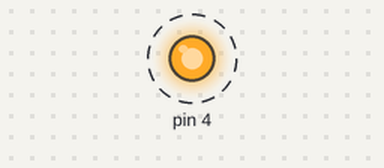
Recording of a sketch running on a simulated Arduino Uno, built with avr-gcc and run on an emulated ATmega328P. Parts: output pins drawn as LEDs (lit = HIGH). Dashed ring = blinking.

Above: at 0.15 s.
Timing chart, 0 to 3.0 s (numbered marks = the images above):
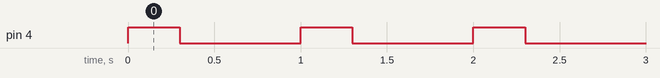

Measured:
- by itself, pin 4: alternates HIGH for 0.30 s and LOW for 0.70 s

The sketch:

arduino_laser.ino
```cpp
// Code for blinking a laser module using Arduino
// Author: Oyvind N. Dahl
// Website: https://www.build-electronic-circuits.com/

void setup() {
  pinMode(4, OUTPUT);
}

void loop() {
  digitalWrite(4, HIGH);
  delay(300);

  digitalWrite(4, LOW);
  delay(700);
}
```
